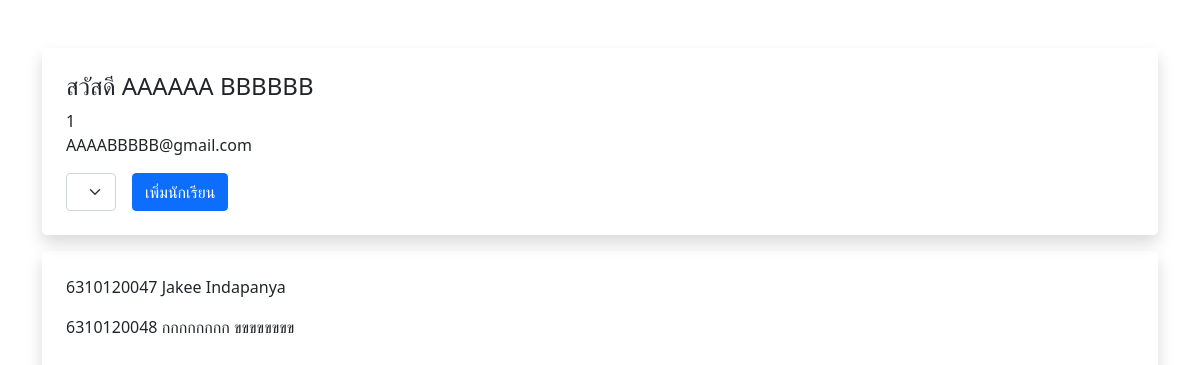
Page /lecturers/1 on the committed database.
### scitun/models.py (models this page shows)
class Lecturer(Base):
    __tablename__ = "lecturers"
    lecturer_id = sa.Column(sa.Integer, primary_key=True, autoincrement=True)
    first_name = sa.Column(sa.String)
    last_name = sa.Column(sa.String)
    email = sa.Column(sa.String, nullable=True)
    advisee = sa.orm.relationship(
        "Student", backref=sa.orm.backref("lecturers"), lazy="dynamic"
    )

class Student(Base):
    __tablename__ = "students"
    student_id = sa.Column(sa.Integer, primary_key=True)
    first_name = sa.Column(sa.String)
    last_name = sa.Column(sa.String)
    email = sa.Column(sa.String, nullable=True)
    lecturer_id = sa.Column(sa.Integer, sa.ForeignKey("lecturers.lecturer_id"))
    scholarships = sa.orm.relationship(
        "Scholarship", secondary=student_scholarship, back_populates="students"
    )

### scitun/main.py (the view)
@app.route("/lecturers/<lecturer_id>")
def lecturer_view(lecturer_id):
    lecturer = models.Lecturer.query.filter_by(lecturer_id=lecturer_id).first()
    students = models.Student.query.filter_by(lecturer_id=None).all()
    form = forms.AssignStudent()
    form.student.choices = [
        (student.student_id, student.student_id) for student in students
    ]
    if not form.validate_on_submit():
        return render_template("/lecturer/view.html", lecturer=lecturer, form=form)
    return redirect(url_for("lecturer_view", lecturer_id=lecturer.lecturer_id))

### scitun/forms.py
class AssignStudent(FlaskForm):
    student = fields.SelectField("Students", choices=[])

### scitun/templates/lecturer/view.html (shortened to what this page needs)
{% extends "base/base.html" %}
{% block body %}
<div class="container mt-5">
  <div class="p-4 rounded-3 shadow">
    <h4>
      สวัสดี
      {{ lecturer.first_name }}
      {{ lecturer.last_name }}
    </h4>
    <p>
      {{ lecturer.lecturer_id }} <br>
      {{ lecturer.email }}
    </p>
    <form class="row g-3" action="{{ url_for('assign_student') }}" method="POST">
      <div class="col-auto">
        {{ form.student(class="form-select") }}
      </div>
      <div class="col-auto">
        <button type="submit" class="btn btn-primary">เพิ่มนักเรียน</button>
      </div>
    </form>
  </div>
  <div class="p-4 rounded-3 shadow mt-3">
    {% for student in lecturer.advisee %}
    <p>
      {{ student.student_id }}
      {{ student.first_name }}
      {{ student.last_name }}
    </p>
    {% endfor %}
  </div>
</div>
{% endblock %}

### rows in the picture
Lecturer: first_name "AAAAAA", last_name "BBBBBB", lecturer_id "1", email "AAAABBBBB@gmail.com"
Student: student_id "6310120047", first_name "Jakee", last_name "Indapanya"
Student: student_id "6310120048", first_name "กกกกกกกก", last_name "ขขขขขขขข"
